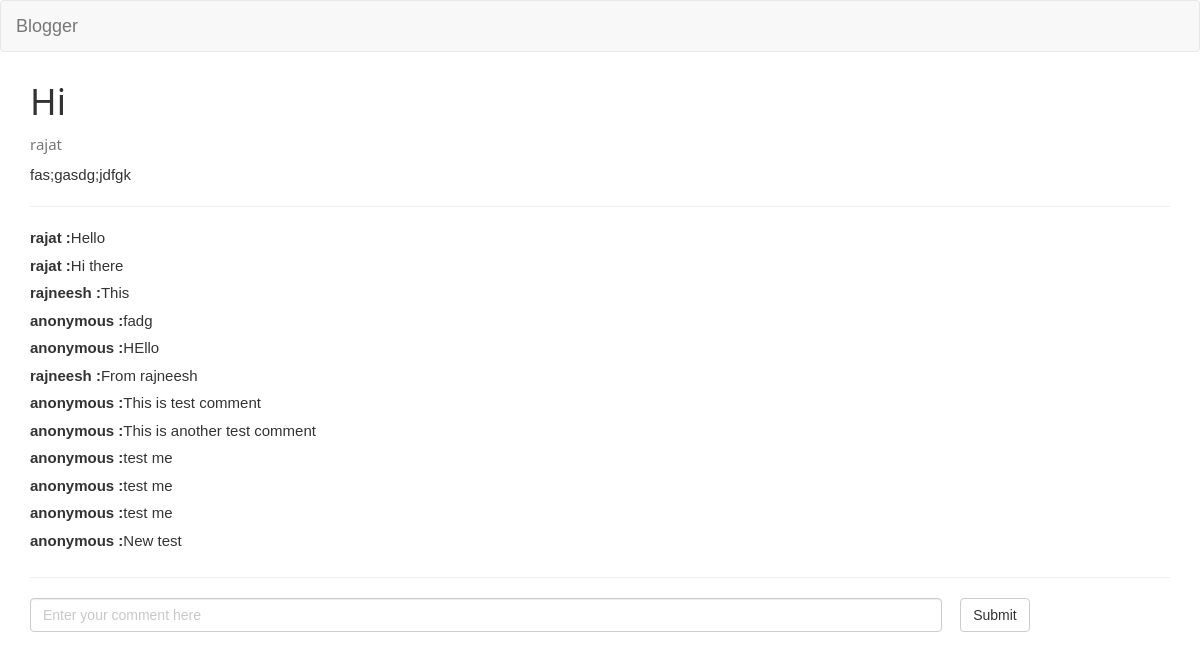
/blog/57, run on the app's committed database.
### tables this page shows
CREATE TABLE blog_detail (
    blog_id integer PRIMARY KEY AUTOINCREMENT,
    user_name text NOT NULL,
    title text NOT NULL,
    content text NOT NULL,
    date text NOT NULL,
    published BOOLEAN NOT NULL,
    FOREIGN KEY (user_name) 
    REFERENCES user_details (username));

CREATE TABLE comment (
    comment_id integer PRIMARY KEY AUTOINCREMENT,
    comment text NOT NULL,
    blog_id integer NOT NULL, user_name text,
    FOREIGN KEY (blog_id)
    REFERENCES blog_detail (blog_id));

### app/__init__.py (the view)
@app.route('/blog/<id>')
def particularBlog(id):
    if request.method=='GET':
        blog, com = dbHandler.particularBlog(id)
        print com
        print blog
        return render_template('blog.html', posts = blog, comment = com)
    else:
        blog, com = dbHandler.particularBlog(id)
        print com
        print blog
        return render_template('blog.html', posts = blog, comment = com)

### app/models.py (called while the page is built)
def particularBlog(id):
  try:
    with sql.connect("database.db") as con:
      con.row_factory = sql.Row
      cur = con.cursor()
      cur.execute("SELECT * FROM blog_detail WHERE blog_id = '{x}' and PUBLISHED = 1".format(x=id))
      rows = cur.fetchall()
      cur.execute("SELECT * FROM comment WHERE blog_id = '{x}'".format(x=id))
      temp = cur.fetchall()
      blog = []
      for row in rows:
        blog.append(row)
      comment=[]
      for t in temp:
        comment.append(t)
      return blog, comment
  except:
    print "unexpected"
    pass

### app/templates/blog.html (shortened to what this page needs)
{%extends 'base.html' %}
{% block content %}
<div class="container">
    <h1>{{posts[0].title }}</h1>
    <h4><small>{{posts[0].user_name}}</small></h4>
    <div>{{posts[0].content | safe }}</div>
    <hr>
    {% for com in comment %}
    <label >{{ com.user_name }} : </label>{{ com.comment }}</br>
    {%endfor%}
    <hr/>
    <form action="/add_comment_blog" class="form-inline" method = "post">
        <input type="text" class="form-control" name="plain_text" placeholder="Enter your comment here" style="width:80%;margin-right:1em;">
        <button class="btn btn-default" onclick="submit">Submit</button>
    </form>
</div>
{% endblock %}

### app/static/main.css (style rules this page uses)
body { background-image: "./background.png"; }

### app/static/css/w3.css (style rules this page uses)
html { box-sizing:border-box }
*,*:before,*:after { box-sizing:inherit }
html { -ms-text-size-adjust:100%;-webkit-text-size-adjust:100% }
body { margin:0 }
small { font-size:80% }
hr { box-sizing:content-box;height:0;overflow:visible }
button,input,select,textarea { font:inherit;margin:0 }
button,input { overflow:visible }
button,select { text-transform:none }
button,html [type=button],[type=reset],[type=submit] { -webkit-appearance:button }
html,body { font-family:Verdana,sans-serif;font-size:15px;line-height:1.5 }
html { overflow-x:hidden }
h1 { font-size:36px }
h4 { font-size:20px }
h1,h2,h3,h4,h5,h6 { font-family:"Segoe UI",Arial,sans-serif;font-weight:400;margin:10px 0 }
hr { border:0;border-top:1px solid #eee;margin:20px 0 }

### data on the page
blog_detail: title "Hi", user_name "rajat", content "fas;gasdg;jdfgk"
comment: user_name "rajat", comment "Hello"
comment: user_name "rajat", comment "Hi there"
comment: user_name "rajneesh", comment "This"
comment: user_name "anonymous", comment "fadg"
comment: user_name "anonymous", comment "HEllo"
comment: user_name "rajneesh", comment "From rajneesh"
comment: user_name "anonymous", comment "This is test comment"
comment: user_name "anonymous", comment "This is another test comment"
comment: user_name "anonymous", comment "test me"
comment: user_name "anonymous", comment "test me"
comment: user_name "anonymous", comment "test me"
comment: user_name "anonymous", comment "New test"
